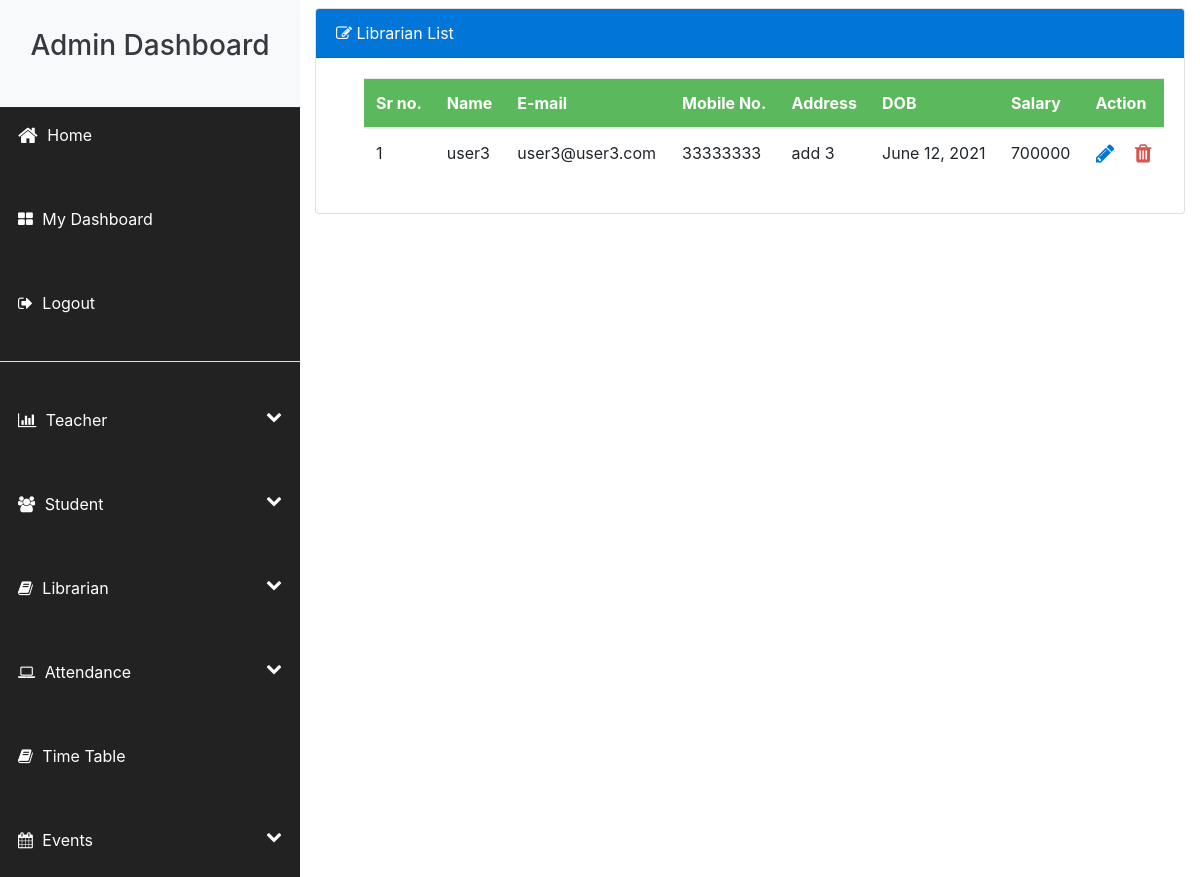
Before: /view_librarians (signed in) with the older database file.
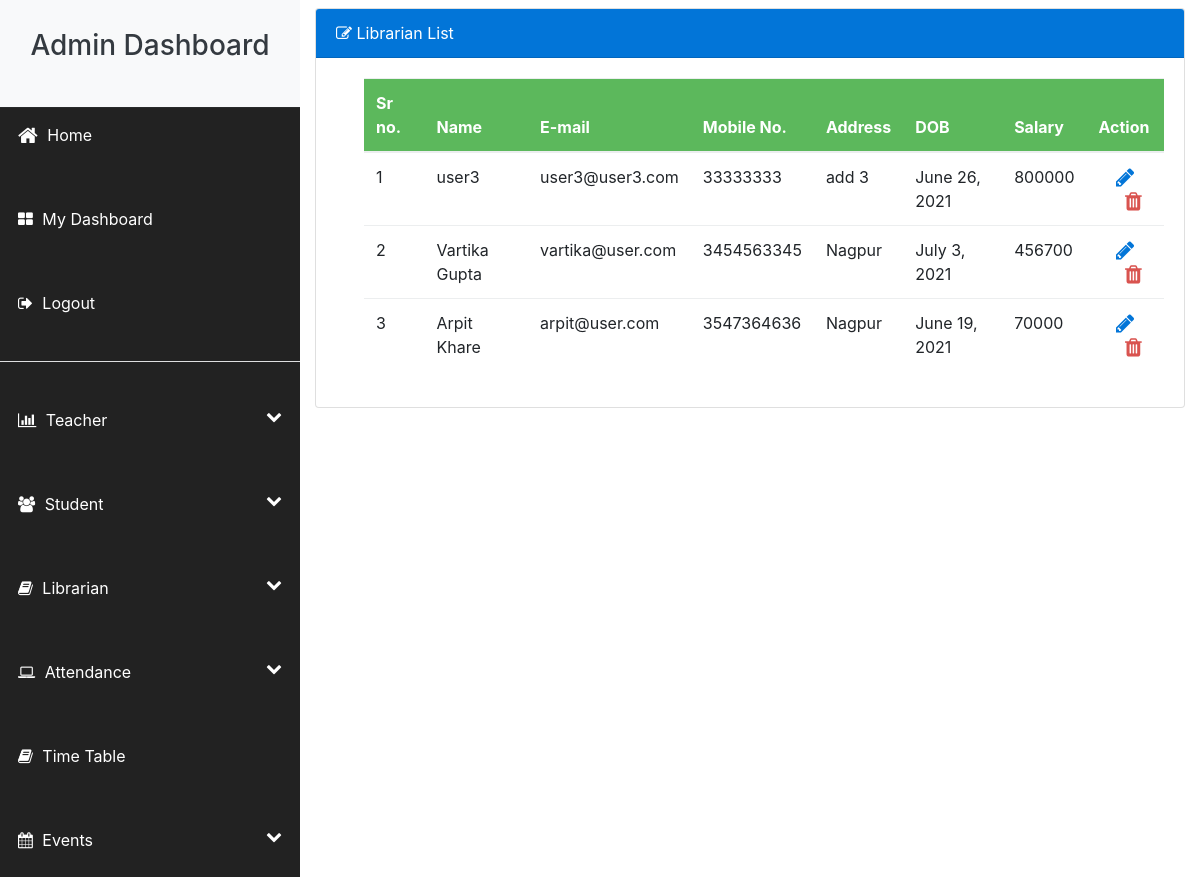
After: the same page with the newer database file.
### accounts/models.py (models this page shows, shortened)
class Librarian(models.Model):
    profile_id = models.AutoField(primary_key=True)
    user = models.ForeignKey(User, on_delete=models.CASCADE)
    name = models.CharField(max_length=60,default='')
    phone_number = models.CharField(max_length=30,default='')
    date_of_birth = models.DateField(null=True)
    address = models.CharField(max_length=100,default='')
    gender = models.CharField(max_length=10,default='')
    salary = models.CharField(max_length=30,default='0')

class User(AbstractBaseUser):
    email = models.EmailField(max_length=100,unique=True)
    active = models.BooleanField(default=True) # account is active
    staff = models.BooleanField(default=False) #staff rights
    admin = models.BooleanField(default=False) #admin rights
    admin_user = models.BooleanField(default=False)
    student_user = models.BooleanField(default=False)
    teacher_user = models.BooleanField(default=False)
    librarian_user = models.BooleanField(default=False)
    USERNAME_FIELD = 'email'
    REQUIRED_FIELDS = []
    objects = UserManager()
    @property
    def is_active(self):
        return self.active

### accounts/views.py (the view)
# urls.py: path('view_librarians',views.view_librarians,name='view_librarians'),
@cache_control(no_cache=True, must_revalidate=True, no_store=True)
@login_required(login_url='user_login')
def view_librarians(request):
    if user_validator(request) != "ADMIN":
        return render(request, 'entry_restricted.html', {})
    librarians = Librarian.objects.all()
    return render(request, 'view_librarian.html', {'librarians': librarians})

### accounts/views.py (called while the page is built)
def user_validator(request):
    if request.user is not None and request.user.is_active:
        if request.user.admin_user:
            return "ADMIN"
        elif request.user.student_user:
            return "STUDENT"
        elif request.user.teacher_user:
            return "TEACHER"
        elif request.user.librarian_user:
            return "LIBRARIAN"
    return "ERROR"

### accounts/templates/view_librarian.html (shortened to what this page needs)
{% extends 'admin_dashboard.html' %}
{% block head %}
<link href="https://cdn.datatables.net/1.10.7/css/jquery.dataTables.min.css" rel="stylesheet"/>
<link href="https://cdn.datatables.net/plug-ins/1.10.7/integration/bootstrap/3/dataTables.bootstrap.css" rel="stylesheet" />
<link href="https://cdn.datatables.net/responsive/1.0.6/css/dataTables.responsive.css" rel="stylesheet" />
{% endblock %}
{% block body %}
<div class="animated fadeIn">
  <div class="card my-2">
      <div class="card-header bg-primary text-white display-5 ">
          <i class="fa fa-edit"></i> Librarian List
      </div>
      {% if librarians %}
      <div class="card-body pl-5">
        <table id="myTable" class="table dt-responsive" cellspacing="1" width="100%">
          <thead class="bg-success text-white text-center">
              <tr>
                  <th>Sr no.</th>
                  <th>Name</th>
                  <th>E-mail</th>
                  <th>Mobile No.</th>
                  <th>Address</th>
                  <th>DOB</th>
                  <th>Salary</th>
                  <th>Action</th>
              </tr>
          </thead>
          <tbody>
              {% for librarian in librarians %}
              <tr>
                  <td>{{forloop.counter}}</td>
                  <td>{{librarian.name}}</td>
                  <td>{{librarian.user.email}}</td>
                  <td>{{librarian.phone_number}}</td>
                  <td>{{librarian.address}}</td>
                  <td>{{librarian.date_of_birth}}</td>
                  <td>{{librarian.salary}}</td>
                  <td class="text-center"> <a onclick="librarianId('{{librarian.profile_id}}')" class="edit" style="border:none;background-color:transparent;"><i class="fa fa-pencil text-primary fa-lg edit" aria-hidden="true"></i></a> <a href="/delete_teacher/{{teacher.profile_id}}" class="delete" style="border:none;background-color:transparent;"><i class="fa fa-trash text-danger ml-3 fa-lg" aria-hidden="true"></i></button>  </td>
                  </tr>
             {% endfor %}
          </tbody>
      </table>
      </div>
      {% else %}
      <div class="card-body">
          <h3>No Teacher Found</h3>
      </div>
      {% endif %}
  </div>
</div>
{% endblock %}

### accounts/templates/admin_dashboard.html (shortened to what this page needs)
<!DOCTYPE html>
<html lang="en">
<head>
    <link rel="stylesheet" href="https://maxcdn.bootstrapcdn.com/bootstrap/4.5.2/css/bootstrap.min.css">
{% load static %}
<link rel="stylesheet" href="{% static 'css/admin_dashboard.css' %}">
    {% block head %}
{% endblock %}
</head>
<body>
    <div class="container-fluid">
        <div class="row">
                <div class="col-12 col-sm-3" style="margin: 0; padding: 0;">
                    <div class="sidebar left pb-2" style="height: 100%; overflow-y:auto">
                      <div class="user-panel bg-light" style="text-align: center;">
                        <div class=" info ">
                          <h3 class="pb-2 text-center text-dark" style="text-align: center;">Admin Dashboard</h3>
                        </div>
                      </div>
                      <ul class="list-sidebar bg-default">
                        <li> <a href="{% url 'index' %}"> <i class="fa fa-home fa-lg"></i> <span class="nav-label"> Home </span></a> </li>
                        <li> <a href="{% url 'home' %}"> <i class="fa fa-th-large"></i> <span class="nav-label"> My Dashboard </span></a> </li>
                        <li> <a href="{% url 'user_logout' %}"> <i class="fa fa-sign-out"></i> <span class="nav-label"> Logout </span></a> </li>
                        <hr class="bg-light">
                        <li> <a href="#" data-toggle="collapse" data-target="#teachers" class="collapsed active" > <i class="fa fa-bar-chart-o"></i> <span class="nav-label">Teacher</span> <span class="fa fa-chevron-down pull-right"></span> </a>
                      </li>
                      <li> <a href="#" data-toggle="collapse" data-target="#student" class="collapsed active" > <i class="fa fa-users"></i> <span class="nav-label">Student</span> <span class="fa fa-chevron-down pull-right"></span> </a>
                      </li>
                      <li> <a href="#" data-toggle="collapse" data-target="#librarian" class="collapsed active" > <i class="fa fa-book"></i> <span class="nav-label">Librarian</span> <span class="fa fa-chevron-down pull-right"></span> </a>
                      </li>
                      <li> <a href="#" data-toggle="collapse" data-target="#attendance" class="collapsed active" > <i class="fa fa-laptop"></i> <span class="nav-label">Attendance</span> <span class="fa fa-chevron-down pull-right"></span> </a>
                      </li>
                    <li> <a href="{% url 'view_timetable' %}"><i class="fa fa-book"></i> <span class="nav-label">Time Table</span></a> </li>
                    <li> <a href="#" data-toggle="collapse" data-target="#event" class="collapsed active" > <i class="fa fa-calendar"></i> <span class="nav-label">Events</span> <span class="fa fa-chevron-down pull-right"></span> </a>
                    </li>
              </ul>
              </div>
              </div>
            <div class="col-12 col-sm-9">
              {% block body %} {% endblock %}
            </div>
        </div>
    </div>
</body>
</html>

Changed rows visible on the page:
changed Librarian "user3": date_of_birth "June 12, 2021" → "June 26, 2021"; salary "700000" → "800000"
added Librarian: name "Vartika Gupta", user.email "vartika@user.com", phone_number "3454563345", address "Nagpur", date_of_birth "July 3, 2021", salary "456700"
added Librarian: name "Arpit Khare", user.email "arpit@user.com", phone_number "3547364636", address "Nagpur", date_of_birth "June 19, 2021", salary "70000"
